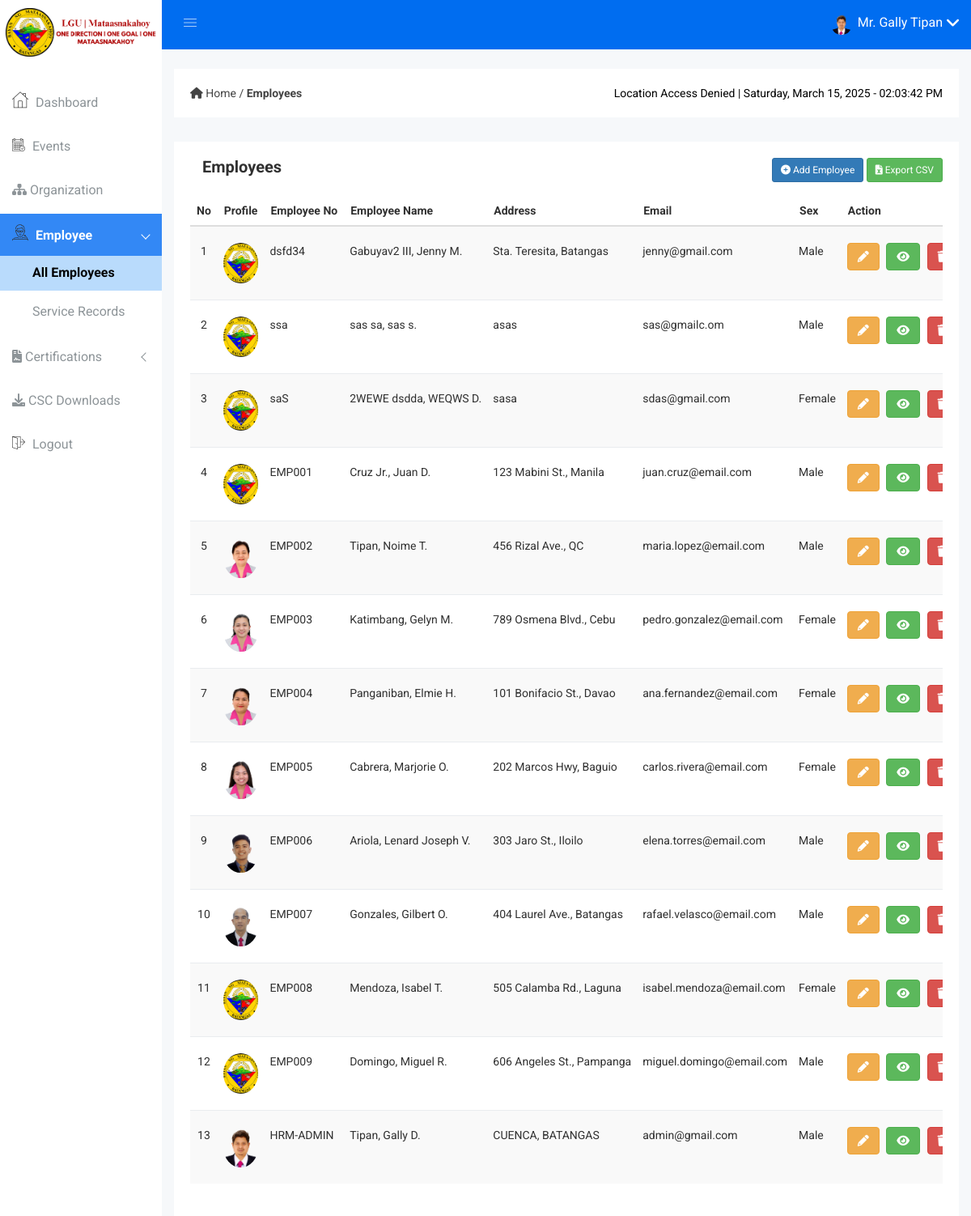
/all-employees.php (signed in), run on the app's committed database.
### tables this page shows
CREATE TABLE IF NOT EXISTS `employee` (
  `employee_no` varchar(20) NOT NULL,
  `firstname` varchar(50) NOT NULL,
  `middlename` varchar(50) DEFAULT NULL,
  `lastname` varchar(50) NOT NULL,
  `name_extension` varchar(10) DEFAULT NULL,
  `dob` date NOT NULL,
  `pob` varchar(255) NOT NULL,
  `sex` enum('Male','Female') NOT NULL,
  `civil_status` varchar(255) DEFAULT NULL,
  `address` text NOT NULL,
  `blood_type` enum('A+','A-','B+','B-','AB+','AB-','O+','O-','Unknown') DEFAULT 'Unknown',
  `mobile_no` bigint DEFAULT NULL,
  `email_address` varchar(100) NOT NULL,
  `image` varchar(255) DEFAULT NULL,
  `created_at` timestamp NOT NULL DEFAULT CURRENT_TIMESTAMP,
  `updated_at` timestamp NOT NULL DEFAULT CURRENT_TIMESTAMP ON UPDATE CURRENT_TIMESTAMP,
  PRIMARY KEY (`employee_no`),
  UNIQUE KEY `email_address` (`email_address`)
);

### all-employees.php (the view, shortened to what this page needs)
<?php
include "dbcon.php";
?>
<!DOCTYPE html>
<html class="no-js" lang="en">
<head>
    <link rel="stylesheet" href="css/bootstrap.min.css" />
    <link rel="stylesheet" href="css/font-awesome.min.css" />
    <link rel="stylesheet" href="css/owl.carousel.css" />
    <link rel="stylesheet" href="css/owl.theme.css" />
    <link rel="stylesheet" href="css/owl.transitions.css" />
    <link rel="stylesheet" href="css/animate.css" />
    <link rel="stylesheet" href="css/normalize.css" />
    <link rel="stylesheet" href="css/meanmenu.min.css" />
    <link rel="stylesheet" href="css/main.css" />
    <link rel="stylesheet" href="css/educate-custon-icon.css" />
    <link rel="stylesheet" href="css/morrisjs/morris.css" />
    <link rel="stylesheet" href="css/scrollbar/jquery.mCustomScrollbar.min.css" />
    <link rel="stylesheet" href="css/metisMenu/metisMenu.min.css" />
    <link rel="stylesheet" href="css/metisMenu/metisMenu-vertical.css" />
    <link rel="stylesheet" href="style.css" />
    <link rel="stylesheet" href="css/responsive.css" />
    <link rel="stylesheet" href="//cdn.datatables.net/2.1.4/css/dataTables.dataTables.min.css" />
    <link href="https://cdn.jsdelivr.net/npm/sweetalert2@11.12.3/dist/sweetalert2.min.css" rel="stylesheet">
</head>
<body>
    <?php include 'includes/sidebar.php'; ?>
    <?php include 'includes/header.php'; ?>
    <div class="breadcome-area">
        <div class="container-fluid">
            <div class="row">
                <div class="col-lg-12">
                    <div class="breadcome-list single-page-breadcome">
                        <div class="row">
                            <div class="col-lg-12">
                                <div class="breadcome-heading">
                                    <div class="row">
                                        <div class="col-lg-12" style="display: flex; justify-content: space-between; align-items: center;">
                                            <ul class="breadcome-menu" style="display: flex; align-items: center; padding: 0; margin: 0;">
                                                <li>
                                                    <link rel="stylesheet" href="https://cdnjs.cloudflare.com/ajax/libs/font-awesome/6.0.0-beta3/css/all.min.css">
                                                    <a href="dashboard.php">
                                                        <i class="fas fa-home"></i> Home
                                                    </a>
                                                    <span class="bread-slash"> / </span>
                                                    <a href="#">
                                                        <strong>Employees</strong>
                                                    </a>
                                                </li>
                                            </ul>
                                            <div class="pst-container">
                                                <span id="user-location">Detecting location...</span> |
                                                <span id="pst-date"></span> - <span id="pst-time"></span>
                                            </div>
                                        </div>
                                    </div>
                                </div>
                            </div>
                        </div>
                    </div>
                </div>
            </div>
        </div>
    </div>
    <div class="product-status mg-b-15">
        <div class="container-fluid">
            <div class="row">
                <div class="col-lg-12 col-md-12 col-sm-12 col-xs-12">
                    <div class="product-status-wrap drp-lst">
                        <div class="col-lg-6 col-md-6 col-sm-6 col-xs-12">
                            <h4>Employees</h4>
                        </div>
                        <div class="row">
                            <div class="col-md-6 text-right">
                                <div class="button-container">
                                    <a href="#add" data-toggle="modal"
                                        class="btn btn-primary btn-border btn-round btn-sm">
                                        <i class="fa-solid fa-plus-circle"></i> Add Employee
                                    </a>
                                    <a href="reports/csv-employees.php" class="btn btn-success btn-border btn-round btn-sm">
                                        <i class="fa fa-file-excel-o"></i> Export CSV
                                    </a>
                                </div>
                            </div>
                        </div>
                        <div class="asset-inner" style="margin-top: 5px;">
                            <table id="myTable" class="table table-striped">
                                <thead>
                                    <tr>
                                        <th scope="col">No</th>
                                        <th scope="col">Profile</th>
                                        <th scope="col">Employee No</th>
                                        <th scope="col">Employee Name</th>
                                        <th scope="col">Address</th>
                                        <th scope="col">Email</th>
                                        <th scope="col">Sex</th>
                                        <th scope="col">Action</th>
                                    </tr>
                                </thead>
                                <tbody>
                                    <?php
                                    $query = "SELECT e.*
                                            FROM employee e
                                            LEFT JOIN hr_staffs h ON e.employee_no = h.employee_no AND LOWER(h.role) LIKE '%mayor%'
                                            WHERE h.employee_no IS NULL
                                            ORDER BY created_at DESC;
                                            ";
                                    $view_data = mysqli_query($con, $query);
                                    $count = 1;
                                    while ($row = mysqli_fetch_assoc($view_data)) {
                                        $employee_no = $row['employee_no'];
                                        $firstname = $row['firstname'];
                                        $middlename = $row['middlename'];
                                        $lastname = $row['lastname'];
                                        $name_extension = $row['name_extension'];
                                        $sex = $row['sex'];
                                        $address = $row['address'];
                                        $email_address = $row['email_address'];
                                        $imagePath = $row['image'];
                                        $imageUrl = empty($imagePath) ? 'img/mk-logo.png' : 'img/profile/' . $imagePath;
                                    ?>
                                        <tr>
                                            <td style="text-align: center;"><?php echo $count; ?></td>
                                            <td>
                                                <img src="<?php echo htmlspecialchars($imageUrl); ?>" alt=""
                                                    style="height: 50px; width: 50px; border-radius: 50%; object-fit: cover;">
                                            </td>
                                            <td><?php echo htmlspecialchars($employee_no); ?></td>
                                            <td>
                                                <?php
                                                $full_name = $lastname;
                                                if (!empty($name_extension)) {
                                                    $full_name .= ' ' . $name_extension;
                                                }
                                                $full_name .= ', ' . $firstname;
                                                if (!empty($middlename)) {
                                                    $full_name .= ' ' . substr($middlename, 0, 1) . '.';
                                                }
                                                echo htmlspecialchars($full_name);
                                                ?>
                                            </td>
                                            <td><?php echo htmlspecialchars($address); ?></td>
                                            <td><?php echo htmlspecialchars($email_address); ?></td>
                                            <td><?php echo htmlspecialchars($sex); ?></td>
                                            <td>
                                                <div style="text-align: center;">
                                                    <a href="edit-employee.php?employee_no=<?php echo $employee_no; ?>" class="btn btn-warning" style="margin-right: 5px;">
                                                        <i class="fa fa-pencil"></i>
                                                    </a>
                                                    <a href="employeedetails.php?employee_no=<?php echo $employee_no; ?>"
                                                        class="btn btn-success" title="View" style="margin-right: 5px;">
                                                        <i class="fa fa-eye"></i>
                                                    </a>
                                                    <a href="#" class="btn btn-danger delete-btn" data-id="<?php echo $employee_no; ?>" title="Delete">
                                                        <i class="fa fa-trash"></i>
                                                    </a>
                                                </div>
                                            </td>
                                        </tr>
                                    <?php $count++;
                                    } ?>
                                </tbody>
                            </table>
                        </div>
                    </div>
                </div>
            </div>
        </div>
    </div>
        <?php include 'includes/footer.php'; ?>

### includes/header.php (shortened to what this page needs)
<div class="all-content-wrapper">
    <div class="header-advance-area">
        <div class="header-top-area">
            <div class="container-fluid">
                <div class="row">
                    <div class="col-lg-12 col-md-12 col-sm-12 col-xs-12">
                        <div class="header-top-wraper">
                            <div class="row">
                                <div class="col-lg-1 col-md-0 col-sm-1 col-xs-12">
                                    <div class="menu-switcher-pro">
                                        <button
                                            type="button"
                                            id="sidebarCollapse"
                                            class="btn bar-button-pro header-drl-controller-btn btn-info navbar-btn">
                                            <i class="educate-icon educate-nav"></i>
                                        </button>
                                    </div>
                                </div>
                                <div class="col-lg-5 col-md-5 col-sm-12 col-xs-12">
                                    <div class="header-right-info">
                                        <ul class="nav navbar-nav mai-top-nav header-right-menu">
                                            <li class="nav-item">
                                                <?php
                                                include "dbcon.php";
                                                $user_id = $_SESSION['user_id'];
                                                if (!empty($user_id)) {
                                                    $query = "
                                                        SELECT e.image, e.firstname, e.lastname, e.sex
                                                        FROM employee e
                                                        INNER JOIN admin a ON e.employee_no = a.employee_no
                                                        WHERE a.employee_no = ?
                                                    ";
                                                    $stmt = $con->prepare($query);
                                                    $stmt->bind_param("s", $user_id);
                                                    $stmt->execute();
                                                    $result = $stmt->get_result();
                                                    if ($row = $result->fetch_assoc()) {
                                                        $imagePath = $row['image'];
                                                        $sex = strtolower($row['sex']);
                                                        if ($sex === 'male') {
                                                            $salutation = "Mr.";
                                                        } elseif ($sex === 'female') {
                                                            $salutation = "Ms.";
                                                        } else {
                                                            $salutation = "";
                                                        }
                                                        $user_image = !empty($imagePath) ? 'img/profile/' . $imagePath : 'img/mk-logo.png';
                                                        $user_name = trim("$salutation {$row['firstname']} {$row['lastname']}");
                                                    } else {
                                                        $user_image = 'img/mk-logo.png';
                                                        $user_name = 'Admin';
                                                    }
                                                } else {
                                                    $user_image = 'img/mk-logo.png';
                                                    $user_name = 'Admin';
                                                }
                                                ?>
                                                <a href="#" data-toggle="dropdown" role="button" aria-expanded="false" class="nav-link dropdown-toggle">
                                                    <img src="<?php echo htmlspecialchars($user_image); ?>" alt="User Image" />
                                                    <span class="admin-name"><?php echo htmlspecialchars($user_name); ?></span>
                                                    <i class="fa fa-angle-down edu-icon edu-down-arrow"></i>
                                                </a>
                                            </li>
                                        </ul>
                                    </div>
                                </div>
                            </div>
                        </div>
                    </div>
                </div>
            </div>
        </div>

### data on the page
employee: image (picture), user_name "Mr. Gally Tipan", employee_no "HRM-ADMIN", full_name "Tipan, Gally D.", address "CUENCA, BATANGAS", email_address "admin@gmail.com", sex "Male"
employee: employee_no "dsfd34", full_name "Gabuyav2 III, Jenny M.", address "Sta. Teresita, Batangas", email_address "jenny@gmail.com", sex "Male"
employee: employee_no "ssa", full_name "sas sa, sas s.", address "asas", email_address "sas@gmailc.om", sex "Male"
employee: employee_no "saS", full_name "2WEWE dsdda, WEQWS D.", address "sasa", email_address "sdas@gmail.com", sex "Female"
employee: employee_no "EMP001", full_name "Cruz Jr., Juan D.", address "123 Mabini St., Manila", email_address "juan.cruz@email.com", sex "Male"
employee: image (picture), employee_no "EMP002", full_name "Tipan, Noime T.", address "456 Rizal Ave., QC", email_address "maria.lopez@email.com", sex "Male"
employee: image (picture), employee_no "EMP003", full_name "Katimbang, Gelyn M.", address "789 Osmena Blvd., Cebu", email_address "pedro.gonzalez@email.com", sex "Female"
employee: image (picture), employee_no "EMP004", full_name "Panganiban, Elmie H.", address "101 Bonifacio St., Davao", email_address "ana.fernandez@email.com", sex "Female"
employee: image (picture), employee_no "EMP005", full_name "Cabrera, Marjorie O.", address "202 Marcos Hwy, Baguio", email_address "carlos.rivera@email.com", sex "Female"
employee: image (picture), employee_no "EMP006", full_name "Ariola, Lenard Joseph V.", address "303 Jaro St., Iloilo", email_address "elena.torres@email.com", sex "Male"
employee: image (picture), employee_no "EMP007", full_name "Gonzales, Gilbert O.", address "404 Laurel Ave., Batangas", email_address "rafael.velasco@email.com", sex "Male"
employee: employee_no "EMP008", full_name "Mendoza, Isabel T.", address "505 Calamba Rd., Laguna", email_address "isabel.mendoza@email.com", sex "Female"
employee: employee_no "EMP009", full_name "Domingo, Miguel R.", address "606 Angeles St., Pampanga", email_address "miguel.domingo@email.com", sex "Male"
